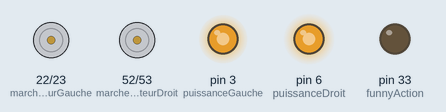
Recording of a sketch running on a simulated Arduino Mega 2560, built with avr-gcc and run on an emulated ATmega2560. On the bench: motor-driver pin pairs drawn as motors (green arrow = first pin HIGH = forward, orange = second pin HIGH = backward, longer = more drive), output pins drawn as LEDs (lit = HIGH).

Above: at 0.1 s.
At 5.1 s:
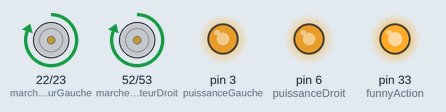
Timing chart, 0 to 6.6 s (numbered marks = the images above):
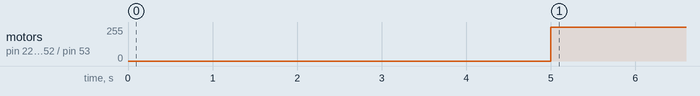

The sketch:

asservisementv1.ino
```cpp
//=== CONNECTEUR ===
#define puissanceDroit 6 // puissance du moteur droit
#define puissanceGauche 3 // puissance du moteur gauche
#define funnyAction 33 // Controlleur de lanceur
#define marcheAvantMoteurGauche 22 // position avancer
#define marcheArriereMoteurGauche 23 // position reculer
#define marcheAvantMoteurDroit 52 // position avancer
#define marcheArriereMoteurDroit 53 // position reculer
#define encodeuseGaucheAvant 13 //encodeur gauche A
#define encodeuseGaucheArriere 12 //encodeur gauche B
#define encodeuseDroiteAvant 11 //encodeur droit A
#define encodeuseDroiteArriere 10 //encodeur droit B
//=== CONSTANTES ===
#define diametreRoueCodeuse 0.05228 // 52,28mm
#define diametreRoueMotor 0.285 //285mm
#define nombreTicksPour1TourDeRoue 1250
#define Pi 3.14159
#define perimetreRoueCodeuse diametreRoueCodeuse*Pi
#define demitour (Pi*diametreRoueMotor)/2 // divisé par deux pour un quart de tour
#define distancepafaire 1 // 1 metres
#define direction 0 // 0 = droite, 1 = gauche
//=== VARIABLE ===
unsigned int tick_codeuse_R = 0;   // Compteur de tick de la codeuse
unsigned int tick_codeuse_L = 0;   // Compteur de tick de la codeuse
unsigned int valL = 200;
unsigned int valR = 202;
double compte = 0;
int diff = 0;
int r = 0;

void setup() {
	Serial.begin(115200);   // Initialisation port COM
//=== FunnyAction ===
	pinMode(funnyAction,OUTPUT);
	digitalWrite(funnyAction,LOW);
//=== Moteur ===
	pinMode(puissanceDroit,OUTPUT);
 	pinMode(puissanceGauche,OUTPUT);
 	pinMode(marcheAvantMoteurDroit,OUTPUT);
 	pinMode(marcheArriereMoteurDroit,OUTPUT);
 	pinMode(marcheAvantMoteurGauche,OUTPUT);
 	pinMode(marcheArriereMoteurGauche,OUTPUT);
 	pinMode(encodeuseGaucheAvant,INPUT);
 	pinMode(encodeuseGaucheArriere,INPUT);
 	pinMode(encodeuseDroiteAvant,INPUT);
 	pinMode(encodeuseDroiteArriere,INPUT);
//=== Attachement au fonction ===
 	attachInterrupt(encodeuseGaucheAvant, compteur_tick_L, RISING);
 	attachInterrupt(encodeuseDroiteAvant, compteur_tick_R, RISING);
//=== Allumage des motor ===
 	digitalWrite(marcheAvantMoteurDroit,LOW);
 	digitalWrite(marcheArriereMoteurDroit,LOW);
 	digitalWrite(marcheAvantMoteurGauche,LOW);
 	digitalWrite(marcheArriereMoteurGauche,LOW);
 	analogWrite(puissanceDroit,valR);
 	analogWrite(puissanceGauche,valL);
//=== FunnyAction by ....
 	delay(5000);
 	digitalWrite(funnyAction,HIGH);
 	tick_codeuse_R = 0;
 	tick_codeuse_L = 0;
}

void loop() {
//=== Démarrage des moteur ===
	digitalWrite(marcheAvantMoteurDroit,HIGH);
	digitalWrite(marcheAvantMoteurGauche,HIGH);
 	if(calculVitesse(tick_codeuse_R) > calculVitesse(tick_codeuse_L))
 		compte = calculVitesse(tick_codeuse_R);
 	else
 		compte = calculVitesse(tick_codeuse_L);

//=== rotation du roboot ===
   	compte = rotation(direction,compte,distancepafaire);

//=== Avancement du roboot ===
   	avancement(calculVitesse(tick_codeuse_R) -  calculVitesse(tick_codeuse_L)); // fait avancer le reboot tout droit
}

void compteur_tick_R(){
  tick_codeuse_R++;
}
void compteur_tick_L(){
 	tick_codeuse_L++;
}

//Si il tourne a gauche, gauche va tro vite
void avancement(int diff){
 	if(diff > 0){//la roue codeuse a gauche va tro vitee
 		valL += 1;
   	if(valL > 255)
    	valL = 255;
 	}
 	else if(diff < 0){//la roue codeuse a droite va tro vitee
   		valR += 1;
   	if(valR > 255)
     	valR = 255;
 	}
 	else {//Si non vitesse constance
   		valL = 200;
   		valR = 202;
 	}
 	analogWrite(puissanceDroit,valR);
 	analogWrite(puissanceGauche,valL);
 	delay(10);
}

int rotation(bool valeur,int compte,int distance){
	if(compte >= distance){
 		valL = 225;// On diminue la vitesse des roue.
 		valR = 225;
 		analogWrite(puissanceDroit,valR);
 		analogWrite(puissanceGauche,valL);

 		digitalWrite(marcheAvantMoteurGauche,!valeur);
 		digitalWrite(marcheAvantMoteurDroit,valeur);
 		delay(50); // on inverse un des 2 motor.
 		digitalWrite(marcheArriereMoteurGauche,valeur);
 		digitalWrite(marcheArriereMoteurDroit,!valeur);

 		tick_codeuse_L = 0;
 		tick_codeuse_R = 0;
 		while(calculVitesse(tick_codeuse_R) <= demitour && calculVitesse(tick_codeuse_L) <= demitour){
 			Serial.print(demitour);
 			Serial.print(" <= ");
			Serial.println(calculVitesse(tick_codeuse_R));
 		}

 		digitalWrite(marcheArriereMoteurGauche,LOW);
 		digitalWrite(marcheArriereMoteurDroit,LOW);
 		delay(50);// on remet les 2 motor en marche avant.
 		digitalWrite(marcheAvantMoteurGauche,HIGH);
 		digitalWrite(marcheAvantMoteurDroit,HIGH);

 		tick_codeuse_L = 0;
 		tick_codeuse_R = 0;
 		return 0;

	}else{
		return compte;
	}
}

double calculVitesse(unsigned int tick_codeuse){
 	double nombre_tours = (double) tick_codeuse / (double) nombreTicksPour1TourDeRoue;
 	double metre_parcourue = (double) nombre_tours * (double) perimetreRoueCodeuse; // en mêtres
 	return (double) metre_parcourue;
}
```

Measured:
- by itself, motor on pin 22 (marcheAvantMoteurGauche) / pin 23 (marcheArriereMoteurGauche), motor on pin 52 (marcheAvantMoteurDroit) / pin 53 (marcheArriereMoteurDroit): stopped → forward 255/255 at 5.0 s
